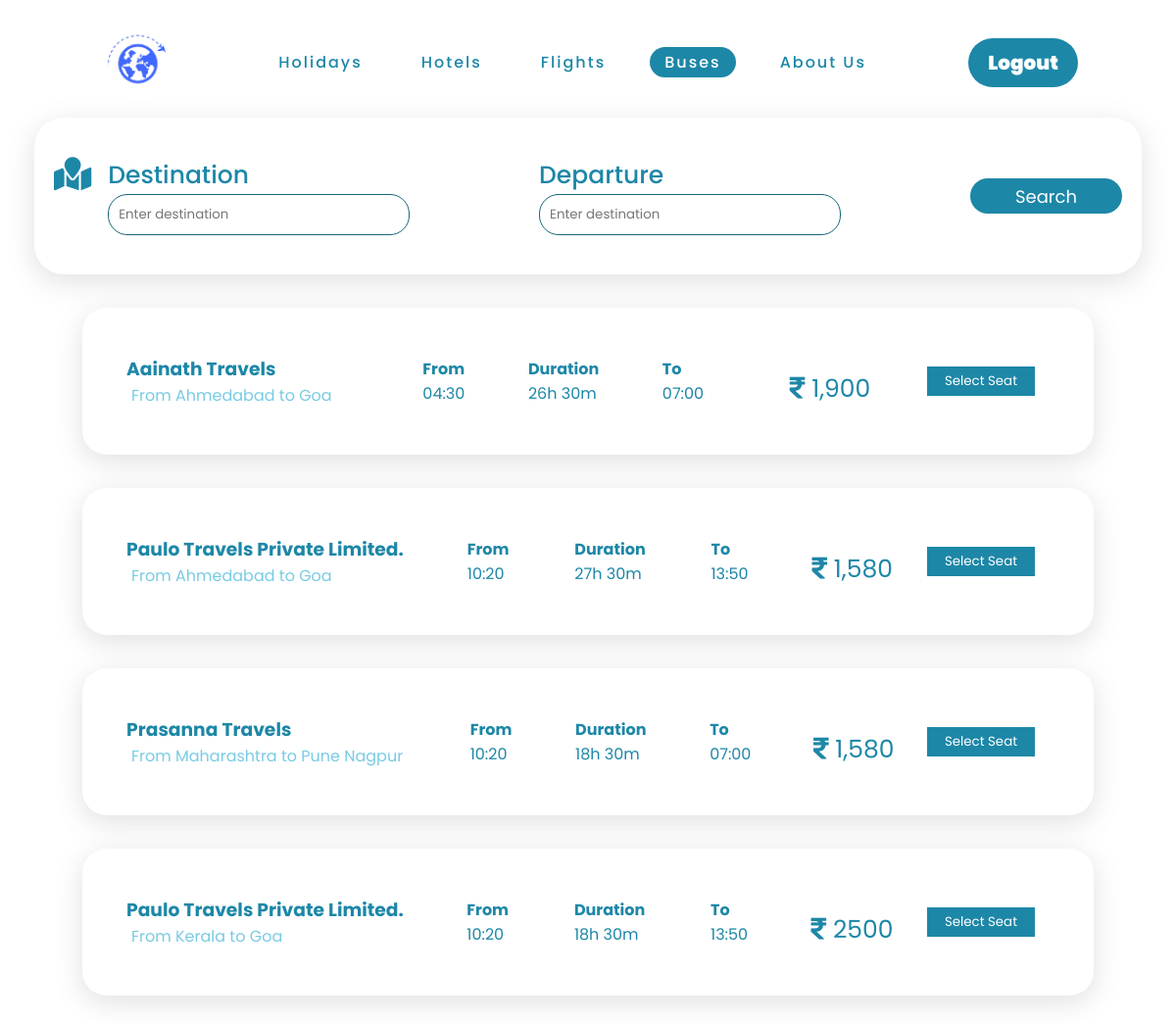
/bus (signed in), run on the app's committed database.
### myapp/models.py (models this page shows)
class Bus_master(models.Model):
    bus_name=models.CharField('bus_name',max_length=50)
    departure=models.CharField('departure',max_length=20)
    destination=models.CharField('destination',max_length=20,blank=True)
    duration=models.CharField('duration',max_length=10)
    departure_time = models.CharField('departure_time', max_length=50,blank=True)
    arrival=models.CharField('arrival',max_length=10,blank=True)
    price=models.CharField('price',max_length=10)
    seat_left=models.CharField('seat_left',max_length=10)

### myapp/views.py (the view)
# urls.py: path('bus', views.bus, name='bus'),
def bus(request):
    if request.session.has_key('is_login'):
        data = Bus_master.objects.all()
        return render(request,'bus.html',{'data':data})
    return redirect('login')

### myapp/templates/bus.html (shortened to what this page needs)
<!DOCTYPE html>
{% load static %}
<html lang="en">
<head>
    <link rel="stylesheet" href="{% static 'css/bus.css' %}">
    <link rel="stylesheet" href="https://cdnjs.cloudflare.com/ajax/libs/font-awesome/5.15.3/css/all.min.css">
    <link rel="stylesheet" href="https://cdnjs.cloudflare.com/ajax/libs/font-awesome/4.7.0/css/font-awesome.min.css">
</head>
<body>
    <header>
        <a href="{% url 'home' %}"><img src="{% static 'images/logo.png' %}" class="logo"></a>
        <div class="navbar" id="navbar">
        <ul class="nav-links">
            <li><a href="{% url 'holiday' %}" >Holidays</a></li>
            <li><a href="{% url 'hotels' %}">Hotels</a></li>
            <li><a href="{% url 'flight_search' %}">Flights</a></li>
            <li><a href="#" style="background-color:#1d87a7; color: #fff;">Buses</a></li>
            <li><a href="#abt">About Us</a></li>
        </ul>
        <a href="{% url 'logout' %}" class="login-btn">Logout</a>
    </div>
    </header>
    <div class="useless"></div>
    <div class="search">
        <form action="">
            <i class="fas fa-map-marked"></i>
            <div class="dest">
            <label for="destination">Destination</label>
            <input type="text" placeholder="Enter destination">
        </div>
        <div class="dept">
            <label for="departure">Departure</label>
            <input type="text" placeholder="Enter destination">
        </div>
            <input type="submit" value="Search" class="btn">
        </form>
    </div>
    {% for i in data %}
    <div class="box">
        <div class = "box-1">
        <h3>{{ i.bus_name }}</h3>
            <span>From {{ i.departure }} to {{ i.destination }} </span> <br>
        </div>
        <div class="content">
            <p><b> From </b> <br> {{ i.departure_time }}</p>
            <p><b> Duration </b> <br> {{ i.duration }}</p>
            <p> <b>To</b> <br> {{ i.arrival }}</p>
        </div>
        <div class="content-2">
            <i class="fas fa-rupee-sign"></i> {{ i.price }}
        </div>
        <div class="content-1">
            <a href="#"><button class="btn-1">Select Seat</button></a>
        </div>
    </div>
    {% endfor %}
</body>
</html>

### myapp/static/css/bus.css (style rules this page uses)
* { margin: 0; padding: 0; box-sizing: border-box; font-family: 'Poppins', sans-serif; }
html { scroll-behavior: smooth; }
header { position: fixed; top: 0; left: 0; width: 100%; display: flex; justify-content: space-between; align-items: center; transition: 0.6s; padding: 20px 100px; z-index: 10000; }
header .logo { position: relative; width: 80px; transition: 0.6s; background-color: #fff; padding: 10px; border-radius: 50%; cursor: pointer; }
.navbar { display: contents; justify-content: center; padding: 0 50px; position: relative; width: 100%; }
.nav-links { position: relative; display: flex; list-style: none; justify-content: center; align-items: center; font-weight: 500; }
.nav-links li a { position: relative; margin: 0 15px; text-decoration: none; color: #1d87a7; border-radius: 20px; background: #fff; letter-spacing: 2px; transition: 0.6s; padding: 4px 15px; }
.login-btn { background: #1d87a7; color: #fff; padding: 10px 20px; text-decoration: none; font-size: 20px; font-weight: 900; border-radius: 30px; }
.useless { min-height: 105px; }
.search { margin: 15px 35px; padding: 40px 20px; box-shadow: rgb(100 100 111 / 20%) 0px 7px 29px 0px; border-radius: 30px; }
.search i { font-size: 34px; padding-right: 17px; color: #1d87a7; }
form { display: flex; justify-content: center; width: 100%; }
.dest { width: 100%; }
.dept { width: 100%; }
label { font-size: 25px; font-weight: 500; color: #1d87a7; }
input { border-radius: 20px; border: 1px solid #18657c; }
.search input[type="text"] { position: relative; display: flex; width: 70%; padding: 10px; }
.btn { padding: 0 46px; margin: 22px 0; font-size: 18px; color: #fff; background: #1d87a7; border: none; border-radius: 20px; cursor: pointer; }
.box { display: flex; align-items: center; padding: 45px; margin: 34px 84px; background: white; color: #1d87a7; box-shadow: rgb(100 100 111 / 20%) 0px 7px 29px 0px; border-radius: 25px; justify-content: space-between; }
img { width: 330px; border-radius: 25px; }
.content { padding: 0 45px; display: flex; justify-content: space-between; min-width: 40%; }
.content-2 { padding-top: 16px; font-size: 25px; }
.content-1 { right: 70px; }
.btn-1 { margin: 15px; padding: 5px 18px; border: none; color: #fff; background: #1d87a7; cursor: pointer; }
span { padding: 0 5px; color: #78cbe4; }

### data on the page
Bus_master: bus_name "Aainath Travels", departure "Ahmedabad", destination "Goa", departure_time "04:30", duration "26h 30m", arrival "07:00", price "1,900"
Bus_master: bus_name "Paulo Travels Private Limited.", departure "Ahmedabad", destination "Goa", departure_time "10:20", duration "27h 30m", arrival "13:50", price "1,580"
Bus_master: bus_name "Prasanna Travels", departure "Maharashtra", destination "Pune Nagpur", departure_time "10:20", duration "18h 30m", arrival "07:00", price "1,580"
Bus_master: bus_name "Paulo Travels Private Limited.", departure "Kerala", destination "Goa", departure_time "10:20", duration "18h 30m", arrival "13:50", price "2500"
